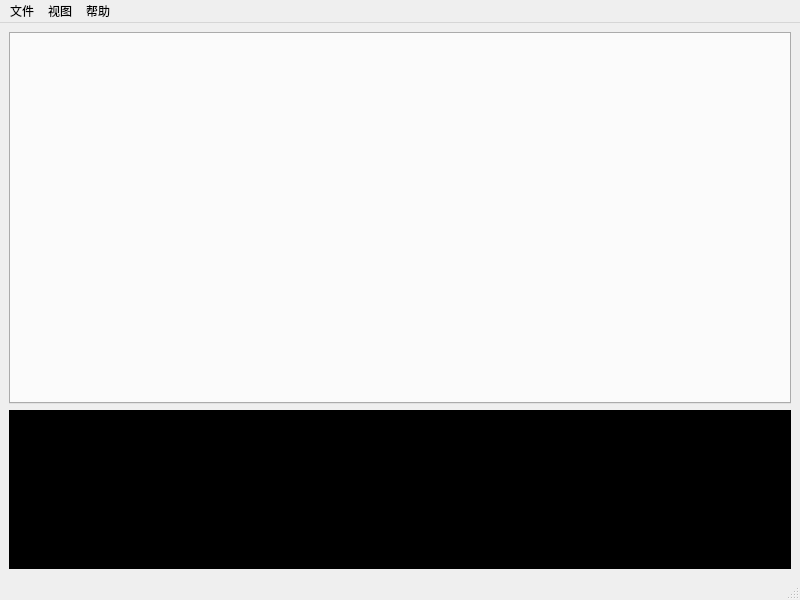
<?xml version="1.0" encoding="UTF-8"?>
<ui version="4.0">
 <author>Hai Wang</author>
 <class>Home</class>
 <widget class="QMainWindow" name="Home">
  <property name="geometry">
   <rect>
    <x>0</x>
    <y>0</y>
    <width>800</width>
    <height>600</height>
   </rect>
  </property>
  <property name="windowTitle">
   <string>MainWindow</string>
  </property>
  <widget class="QWidget" name="centralwidget">
   <layout class="QVBoxLayout" name="verticalLayout" stretch="7,3">
    <item>
     <widget class="QTabWidget" name="tabWidget">
      <property name="currentIndex">
       <number>-1</number>
      </property>
     </widget>
    </item>
    <item>
     <widget class="QPlainTextEdit" name="logConsole">
      <property name="styleSheet">
       <string notr="true">background-color: rgb(0, 0, 0);</string>
      </property>
     </widget>
    </item>
   </layout>
   <zorder>logConsole</zorder>
   <zorder>tabWidget</zorder>
  </widget>
  <widget class="QMenuBar" name="menubar">
   <property name="geometry">
    <rect>
     <x>0</x>
     <y>0</y>
     <width>800</width>
     <height>33</height>
    </rect>
   </property>
   <widget class="QMenu" name="menu">
    <property name="title">
     <string>文件</string>
    </property>
    <widget class="QMenu" name="menuRecent">
     <property name="title">
      <string>最近打开</string>
     </property>
     <addaction name="actionNone"/>
    </widget>
    <addaction name="actionOpen"/>
    <addaction name="menuRecent"/>
    <addaction name="separator"/>
    <addaction name="actionQuit"/>
   </widget>
   <widget class="QMenu" name="menu_2">
    <property name="title">
     <string>视图</string>
    </property>
    <addaction name="actionShow_Console"/>
    <addaction name="actionClear_Console"/>
   </widget>
   <widget class="QMenu" name="menu_3">
    <property name="title">
     <string>帮助</string>
    </property>
    <addaction name="actionAbout"/>
   </widget>
   <addaction name="menu"/>
   <addaction name="menu_2"/>
   <addaction name="menu_3"/>
  </widget>
  <widget class="QStatusBar" name="statusbar"/>
  <action name="actionShow_Console">
   <property name="checkable">
    <bool>true</bool>
   </property>
   <property name="checked">
    <bool>true</bool>
   </property>
   <property name="text">
    <string>Show Console</string>
   </property>
  </action>
  <action name="actionOpen">
   <property name="text">
    <string>打开数据文件...</string>
   </property>
  </action>
  <action name="actionQuit">
   <property name="text">
    <string>退出</string>
   </property>
  </action>
  <action name="actionClear_Console">
   <property name="text">
    <string>Clear Console</string>
   </property>
  </action>
  <action name="actionAbout">
   <property name="text">
    <string>关于</string>
   </property>
  </action>
  <action name="actionNone">
   <property name="text">
    <string>None</string>
   </property>
  </action>
 </widget>
 <resources/>
 <connections>
  <connection>
   <sender>actionShow_Console</sender>
   <signal>triggered(bool)</signal>
   <receiver>logConsole</receiver>
   <slot>setVisible(bool)</slot>
   <hints>
    <hint type="sourcelabel">
     <x>-1</x>
     <y>-1</y>
    </hint>
    <hint type="destinationlabel">
     <x>399</x>
     <y>518</y>
    </hint>
   </hints>
  </connection>
  <connection>
   <sender>actionClear_Console</sender>
   <signal>triggered()</signal>
   <receiver>logConsole</receiver>
   <slot>clear()</slot>
   <hints>
    <hint type="sourcelabel">
     <x>-1</x>
     <y>-1</y>
    </hint>
    <hint type="destinationlabel">
     <x>399</x>
     <y>553</y>
    </hint>
   </hints>
  </connection>
 </connections>
</ui>
